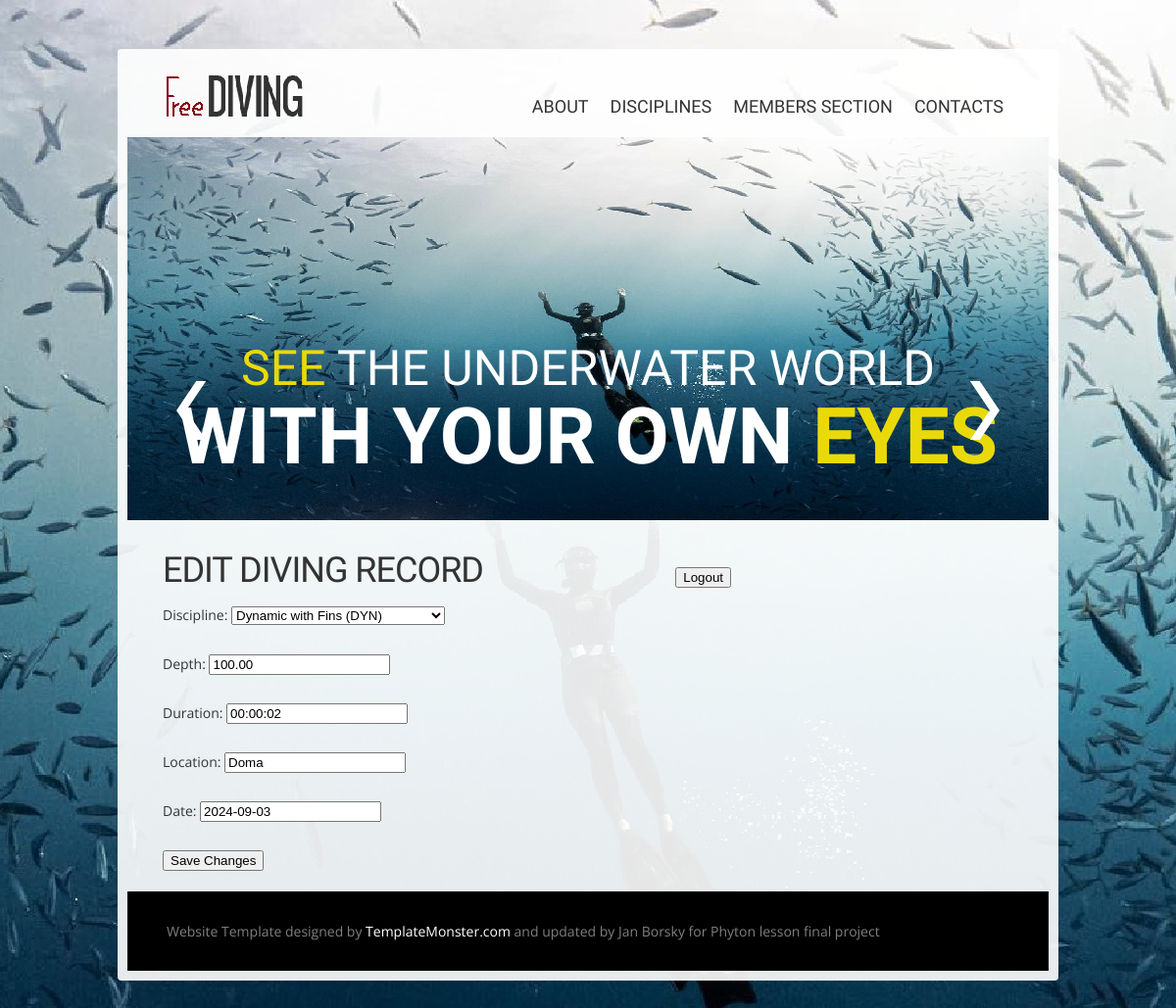
Before: /edit-diving-record/1/ (signed in) with the older database file.
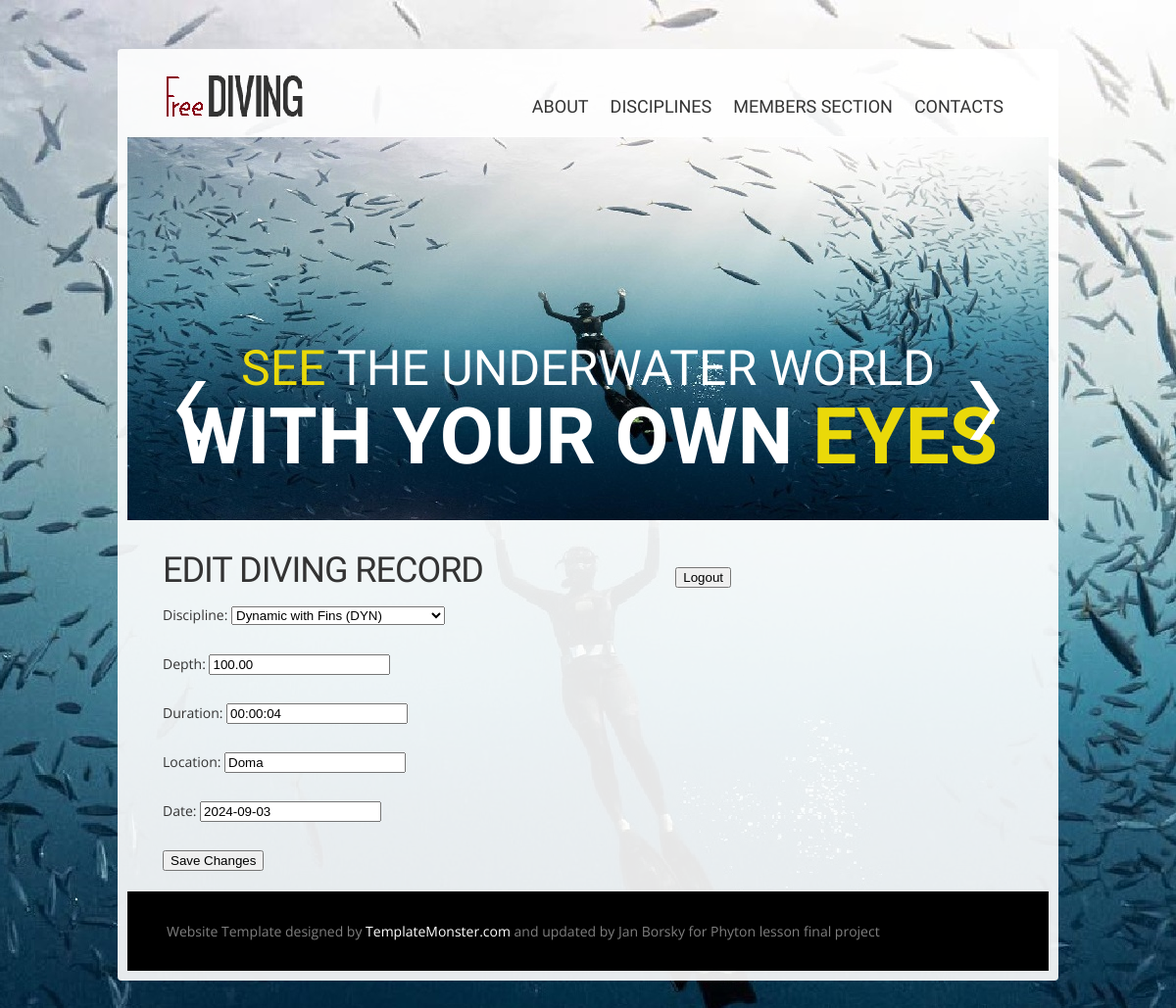
After: the same page with the newer database file.
### users/models.py (models this page shows, shortened)
class DivingRecord(models.Model):
    DYN = 'DYN'
    DNF = 'DNF'
    DYNB = 'DYNB'
    FIM = 'FIM'
    CTW = 'CTW'
    CTWB = 'CTWB'
    CNF = 'CNF'
    STA = 'STA'
    DISCIPLINE_CHOICES = [
        (DYN, 'Dynamic with Fins (DYN)'),
        (DNF, 'Dynamic No Fins (DNF)'),
        (DYNB, 'Dynamic with Bi-Fins (DYNB)'),
        (FIM, 'Free Immersion (FIM)'),
        (CTW, 'Constant Weight (CTW)'),
        (CTWB, 'Constant Weight Bi-Fins (CTWB)'),
        (CNF, 'Constant Weight No Fins (CNF)'),
        (STA, 'Static apnea (STA)'),
    ]
    user = models.ForeignKey(User, on_delete=models.CASCADE)
    discipline = models.CharField(
        max_length=4,
        choices=DISCIPLINE_CHOICES,
        default=DYN,
    )  # Disciplína potápění
    depth = models.DecimalField(max_digits=5, decimal_places=2)  # Maximální hloubka v metrech
    duration = models.DurationField()  # Délka potápění
    location = models.CharField(max_length=255)  # Místo potápění
    date = models.DateField()  # Datum potápění

### users/views.py (the view)
# urls.py: path('edit-diving-record/<int:record_id>/', views.edit_diving_record, name='edit_diving_record'),
@login_required
def edit_diving_record(request, record_id):
    record = get_object_or_404(DivingRecord, id=record_id, user=request.user)
    if request.method == 'POST':
        form = DivingRecordForm(request.POST, instance=record)
        if form.is_valid():
            form.save()
            return redirect('profile')  # Nebo na jinou stránku dle potřeby
    else:
        form = DivingRecordForm(instance=record)
    return render(request, 'edit_diving_record.html', {'form': form})

### users/forms.py
class DivingRecordForm(forms.ModelForm):
            class Meta:
                model = DivingRecord
                fields = ['discipline', 'depth', 'duration', 'location', 'date']

### users/templates/edit_diving_record.html (shortened to what this page needs)
{% extends "master.html" %}
{% block content %}
{% load static %}
<section id="content">
      <div class="container_12">
        <article class="a2">
          <div class="wrapper">
            <div class="col-9">
               <div style="display: flex; justify-content: space-between; align-items: center;">
                        <h1>Edit Diving Record</h1>
                        {% if user.is_authenticated %}
                            <form action="{% url 'logout' %}" method="post">
                                <button type="submit">Logout</button>
                            </form>
                        {% endif %}
                    </div>
                <form method="post">
                    {{ form.as_p }}
                    <button type="submit">Save Changes</button>
                </form>
                </div>
          </div>
        </article>
      </div>
    </section>
{% endblock %}

Changed rows visible on the page:
changed DivingRecord "Dynamic with Fins (DYN)": duration "00:00:02" → "00:00:04"
